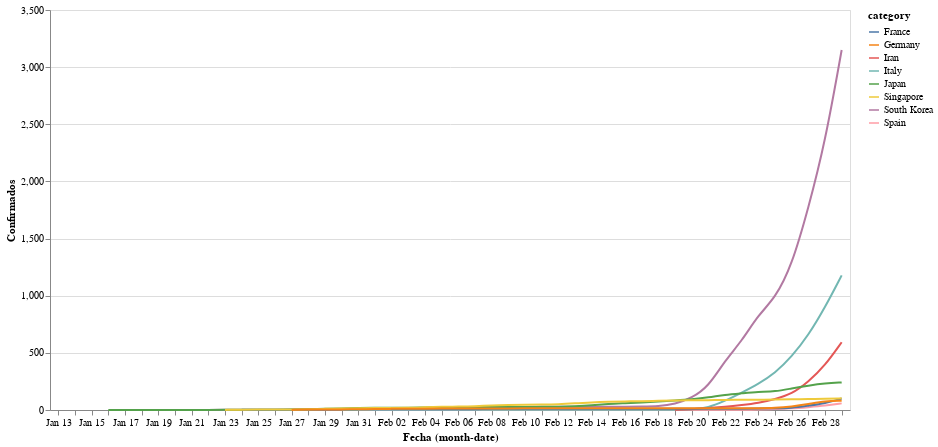

The cell this chart's notebook holds for it:
### Markdown cell above
Haz click en la leyenda para activar una única línea.

Datos tomados de fuentes externas. Ver sección "Sobre esta herramienta" para más información.

### Code cell
# collapse

# get data
response = requests.get('https://docs.google.com/spreadsheet/ccc?key=1Z7VQ5xlf3BaTx_LBBblsW4hLoGYWnZyog3jqsS9Dbgc&output=csv&gid=0')
assert response.status_code == 200, 'Wrong status code'
data = response.content
df = pd.read_csv(BytesIO(data))
df = df[df.columns[2:]][1:65].T.reset_index(drop=True)
col_names = df.iloc[0]
col_names[1] = 'Fecha'
df.columns = col_names
df = df.drop(df.index[0])
df['Fecha'] = pd.to_datetime(df['Fecha'], utc=True)
df = df.set_index('Fecha')
df = df.applymap(lambda a: str(a).replace(',',''))
df = df.apply(pd.to_numeric, errors='coerce')

# plot
keep = ['Spain', 'Italy', 'South Korea', 'Iran', 'Japan', 'France', 'Singapore', 'Germany']
df = df[keep]
# the last day is dicarded until the day is (almost) over
plus_all = 48
df = df[0:plus_all]

source = df.reset_index().melt('Fecha', var_name='category', value_name='Confirmados')
selection = alt.selection_multi(fields=['category'], bind='legend')

alt.Chart(source).mark_line(interpolate='basis').encode(
    alt.X('monthdate(Fecha):O', axis=alt.Axis()),
    alt.Y('Confirmados:Q'),
    alt.Color('category:N'),
    opacity=alt.condition(selection, alt.value(1), alt.value(0.2))
).properties(
    width=800, height=400
).add_selection(
    selection
)

### Figure 1 — Vega-Lite specification as saved in the notebook (floating-point values rounded to 4 significant figures; data arrays with more than 128 entries replaced by an {"elided": "..."} marker saying what was removed)
{"config": {"view": {"continuousWidth": 400, "continuousHeight": 300}}, "data": {"name": "data-d26039bebacc1d8df60fdab4d51a246f"}, "mark": {"type": "line", "interpolate": "basis"}, "encoding": {"color": {"type": "nominal", "field": "category"}, "opacity": {"condition": {"value": 1, "selection": "selector028"}, "value": 0.2}, "x": {"type": "ordinal", "axis": {}, "field": "Fecha", "timeUnit": "monthdate"}, "y": {"type": "quantitative", "field": "Confirmados"}}, "height": 400, "selection": {"selector028": {"type": "multi", "fields": ["category"], "bind": "legend"}}, "width": 800, "$schema": "https://vega.github.io/schema/vega-lite/v4.0.2.json", "datasets": {"data-d26039bebacc1d8df60fdab4d51a246f": {"elided": "384 records"}}}
